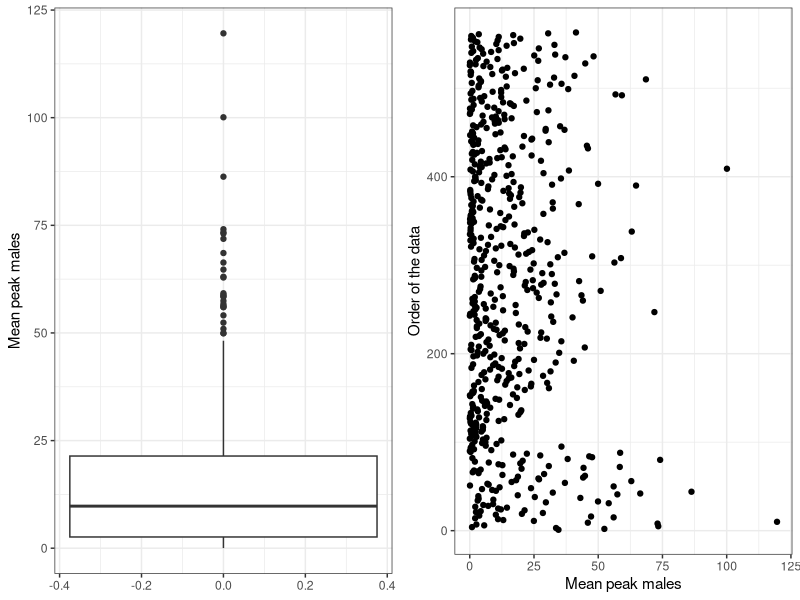
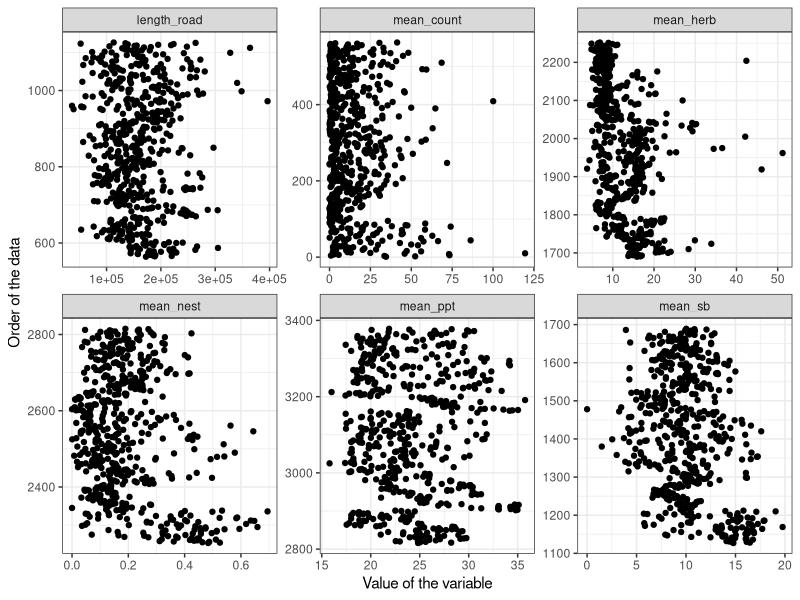
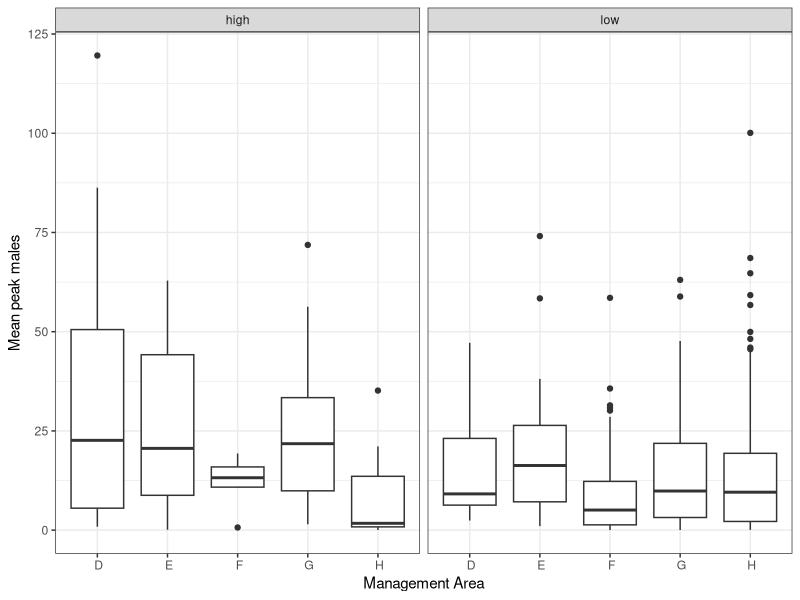
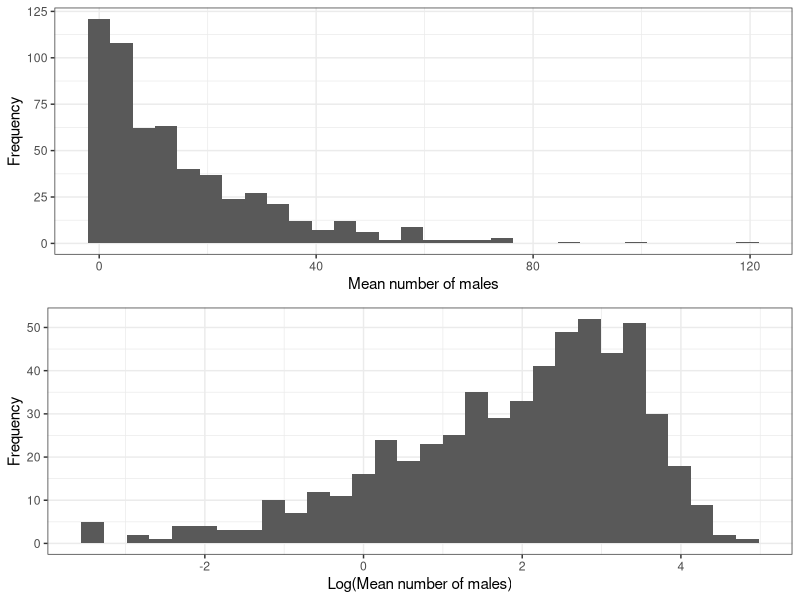
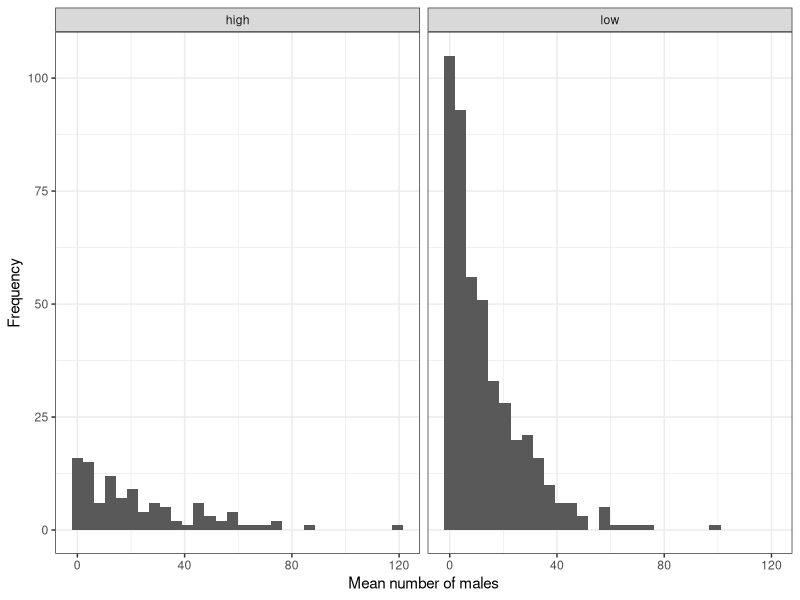
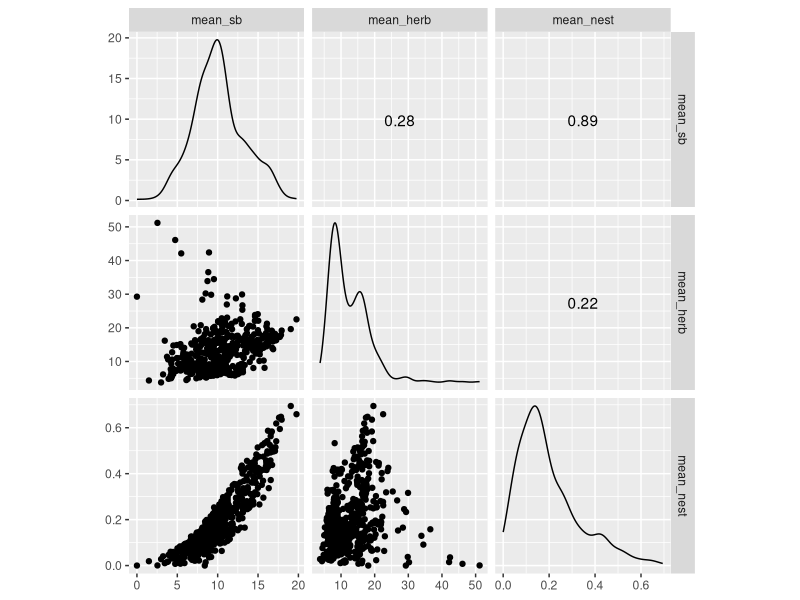

These charts were generated, in order, by the following R code:
## ---- chunk 1
library('ggplot2')
leks<-read.csv("DATA/wysg_peak_males.csv",sep=",",header=TRUE)
leks$nest_type<-"low"  # create a nesting suitablity variable
leks[leks$mean_nest>0.3,"nest_type"]<-"high"  # change rows with values > 0.3 to 'high'
leks_sub<-leks[leks$max_count != 0,]  # subset with non-zero rows
leks_sub<-leks_sub[leks_sub$per_miss < 50,]  # subset for missing data

## ---- chunk 2
# To make the two panel plot, we first assign the two plots to objects in R
# Create the boxplot
boxplot <- ggplot(leks_sub, aes(y=mean_count))+   
			geom_boxplot() +   
			labs(y="Mean peak males") +   
			theme_bw()

# Create the Cleveland dot chart
dotplot <- ggplot(leks_sub, aes(x=mean_count, y=seq(1, length(mean_count),1))) +   
			geom_point() +   
			labs(x="Mean peak males", y = "Order of the data") +    
			theme_bw()

# Now plot them in the same window using the cowplot package
#install.packages("cowplot", quiet=TRUE) # code for installing package
library("cowplot", quietly=TRUE)

cowplot::plot_grid(boxplot, dotplot)

## ---- chunk 3
library("tidyverse", quietly=TRUE)
## ---- chunk 4
# create a matrix by binding only the columns we are interested in
ex_data<-cbind(leks_sub$mean_count,leks_sub$length_road,leks_sub$mean_sb,              
			leks_sub$mean_herb,leks_sub$mean_nest,leks_sub$mean_ppt) 
# name the columns
colnames(ex_data)<-c("mean_count","length_road","mean_sb",                      
					"mean_herb","mean_nest","mean_ppt")
# create a new data set by converting the matrix to a data frame
ex_data2 <- ex_data %>%   
	as.data.frame() %>%   
	gather(key = "variable", value = "value")    
# plot the data
ggplot(ex_data2, aes(x=value, y=seq(1, length(value),1))) +   
	geom_point() +   
	labs(x="Value of the variable", y = "Order of the data") +    
	theme_bw() +   
	facet_wrap(~variable, scales = "free")
## ---- chunk 5
ggplot(leks_sub, aes(x=man_area, y=mean_count))+
	geom_boxplot()+
	labs(x="Management Area", y="Mean peak males")+
	theme_bw()+
	facet_wrap(~nest_type)
## ---- chunk 6
hist_mean <- ggplot(leks_sub, aes(x=mean_count)) +                 
				geom_histogram(bins=30) +                 
				labs(x="Mean number of males", y="Frequency")+                 
				theme_bw()
hist_log <- ggplot(leks_sub, aes(x=log(mean_count))) +   
				geom_histogram(bins=30) +   
				labs(x="Log(Mean number of males)", y="Frequency")+   
				theme_bw()                            

cowplot::plot_grid(hist_mean, hist_log, nrow=2)
## ---- chunk 7
ggplot(leks_sub, aes(x=mean_count))+
	geom_histogram(bins=30)+
	labs(x="Mean number of males", y="Frequency")+
	facet_wrap(~nest_type)+
	theme_bw()
## ---- chunk 8
#install.packages("GGally", dependencies=TRUE, quiet=TRUE) 
library("GGally", quietly=TRUE)
ggscatmat(ex_data, columns = c(3,4,5)) #columns function selects specific comparisons
